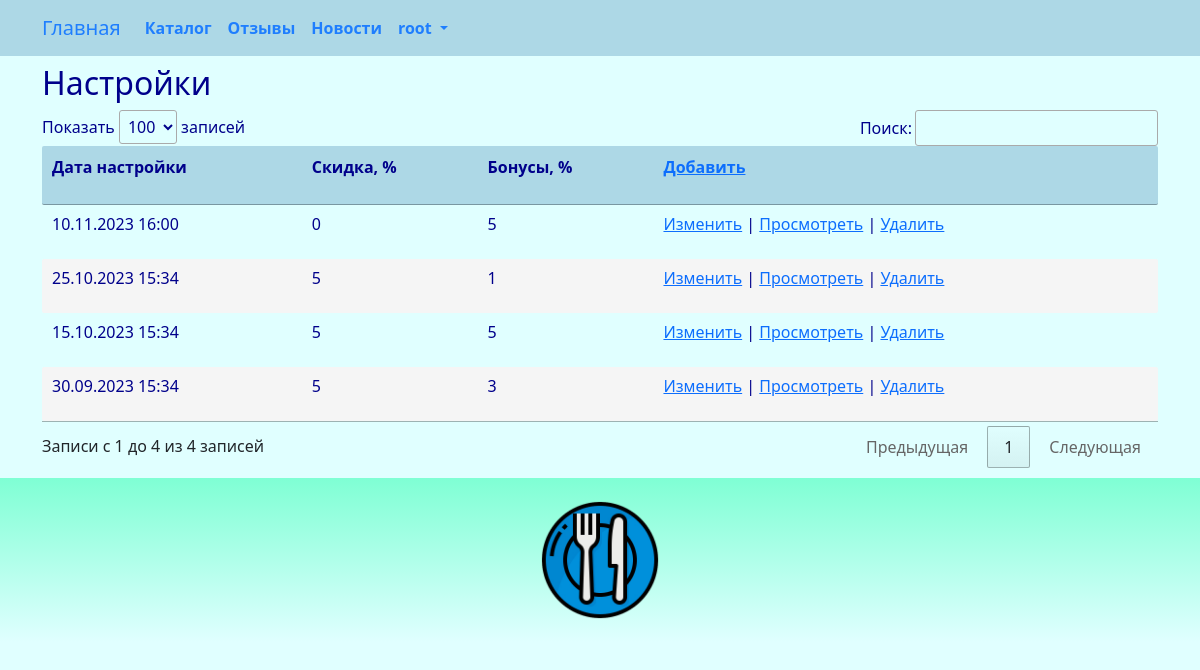
The page /configuration/index/ (signed in) on the database as committed earlier.
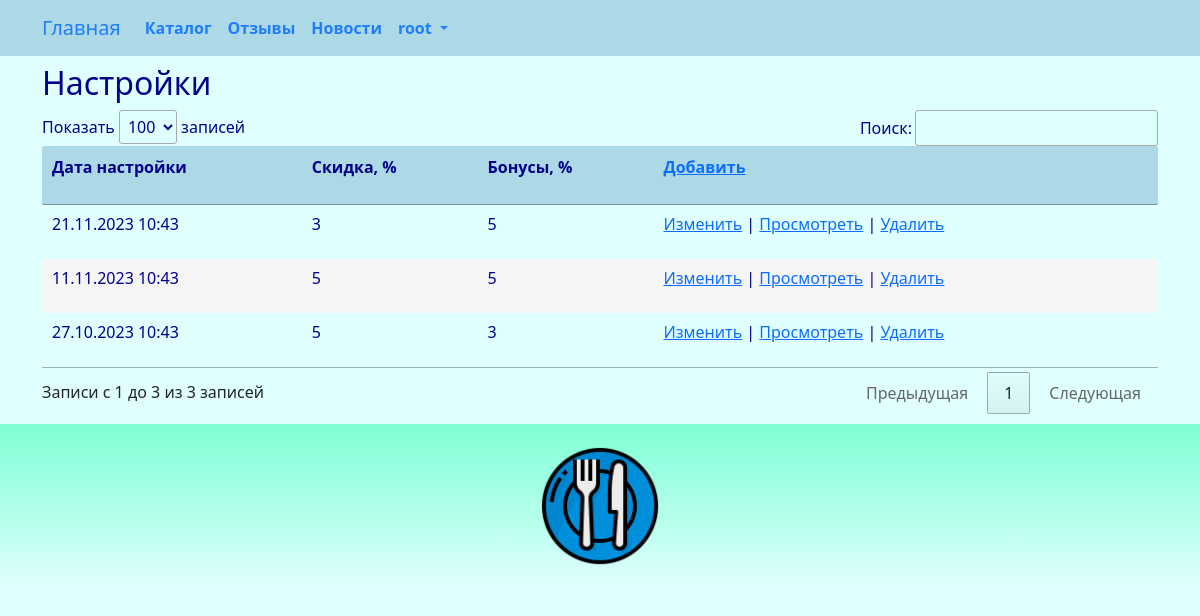
The same page on the database as committed later.
### star/models.py (models this page shows, shortened)
class Configuration(models.Model):
    datec = models.DateTimeField(_('configuration_date'), auto_now_add=True)
    discount = models.IntegerField(_('configuration_discount'), default=0)
    bonus = models.IntegerField(_('configuration_bonus'), default=0)
    class Meta:
        db_table = 'configuration'
        indexes = [
            models.Index(fields=['datec']),
        ]
        ordering = ['-datec']

### star/views.py (the view)
# urls.py: path('configuration/index/', views.configuration_index, name='configuration_index'),
@login_required
@group_required("Managers")
def configuration_index(request):
    try:
        configuration = Configuration.objects.all().order_by('-datec')
        return render(request, "configuration/index.html", {"configuration": configuration,})
    except Exception as exception:
        print(exception)
        return HttpResponse(exception)

### star/views.py (called while the page is built)
def group_required(*group_names):
    def in_groups(u):
        if u.is_authenticated:
            if bool(u.groups.filter(name__in=group_names)) | u.is_superuser:
                return True
        return False
    return user_passes_test(in_groups, login_url='403')

### templates/configuration/index.html (shortened to what this page needs)
{% extends "base.html" %}
{% load i18n %}
{% block content %}
<h2>{% trans "configurations" %}</h2>
{% if configuration.count > 0 %}
<div class="row">
	<table id="myTable" class="table-manager" style="width:100%">
		<thead>
			<tr>
				<th><p>{% trans "configuration_date" %}</p></th>
				<th><p>{% trans "configuration_discount" %}</p></th>
				<th><p>{% trans "configuration_bonus" %}</p></th>
				<th><p><a href="{% url 'configuration_create'%}">{% trans "Add" %}</a></p></th>
			</tr>
		</thead>
		<tbody>
			{% for n in configuration %}
			<tr>
				<td>
					<p>{{ n.datec | date:"d.m.Y H:i" }}</p>
				</td>
				<td>
					<p>{{ n.discount }}</p>
				</td>
				<td>
					<p>{{ n.bonus }}</p>
				</td>
				<td>
					<p>
					<a href="{% url 'configuration_edit' n.id %}">{% trans "Change" %}</a> |
					<a href="{% url 'configuration_read' n.id %}">{% trans "View" %}</a> |
					<a onclick="return confirm('Удалить запись?')" href="{% url 'configuration_delete' n.id %}">{% trans "Delete" %}</a>
					</p>
				</td>
			</tr>
			{% endfor %}
		</tbody>
	</table>
</div>
{% else %}
<a href="{% url 'configuration_create'%}">{% trans "Add" %}</a>
{% endif %}
{% endblock content %}

Rows that differ between the two databases and show on the page:
removed Configuration: datec "10.11.2023 16:00", discount "0", bonus "5"
changed Configuration (number 1 of 3 on the later page): datec "25.10.2023 15:34" → "21.11.2023 10:43"; discount "5" → "3"; bonus "1" → "5"
changed Configuration (number 2 of 3 on the later page): datec "15.10.2023 15:34" → "11.11.2023 10:43"
changed Configuration (number 3 of 3 on the later page): datec "30.09.2023 15:34" → "27.10.2023 10:43"
Other text that changed with them:
text written by a page script: "Показать записей Поиск: Записи с 1 до 4 из 4 записей Предыдущая 1 Следующая" → "Показать записей Поиск: Записи с 1 до 3 из 3 записей Предыдущая 1 Следующая"
